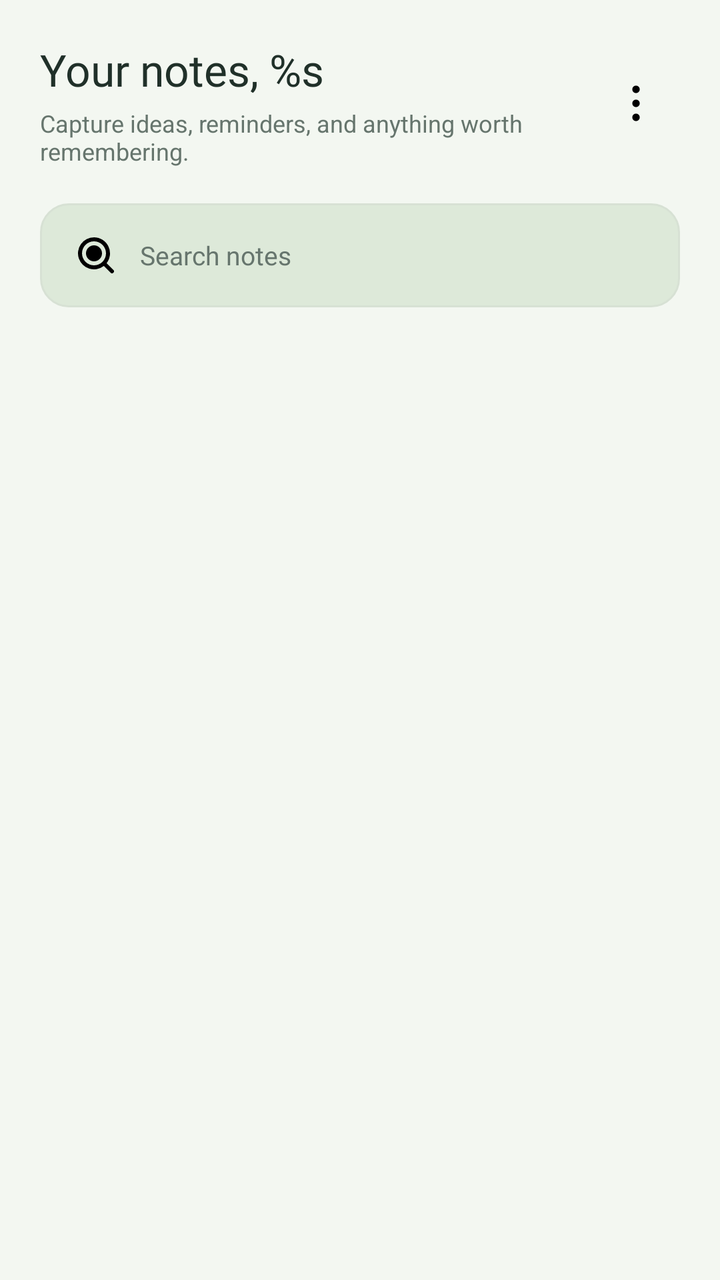
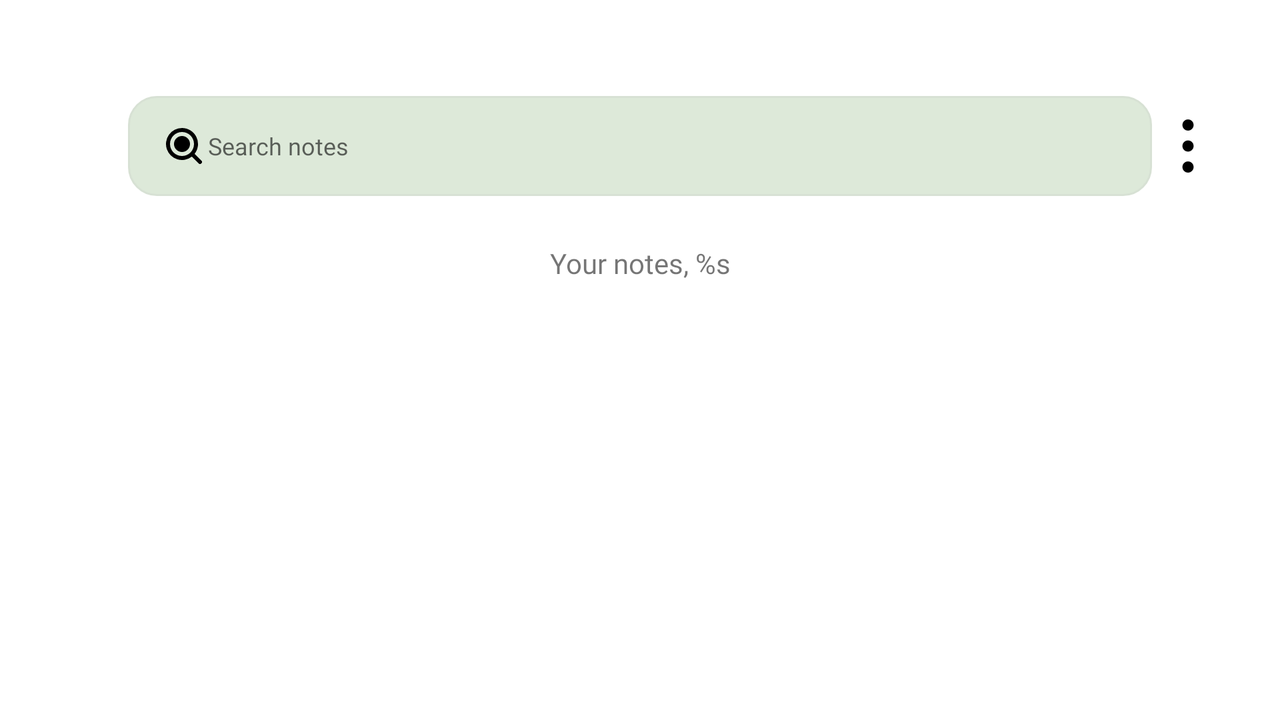

Compare how this app lays out the same screen by default and in its alternative resource folder. The renders come first, then the two layout files and the values they reference.
<!-- AndroidManifest.xml: application theme Theme.TodoListApp -->
<!-- res/layout/fragment_home.xml -->
<?xml version="1.0" encoding="utf-8"?>
<androidx.constraintlayout.widget.ConstraintLayout xmlns:android="http://schemas.android.com/apk/res/android"
    xmlns:app="http://schemas.android.com/apk/res-auto"
    xmlns:tools="http://schemas.android.com/tools"
    android:layout_width="match_parent"
    android:layout_height="match_parent"
    android:background="@color/surface_nature"
    android:paddingStart="20dp"
    android:paddingEnd="20dp"
    tools:context=".ui.home.HomeFragment">

    <LinearLayout
        android:id="@+id/homeHeader"
        android:layout_width="0dp"
        android:layout_height="wrap_content"
        android:layout_marginTop="20dp"
        android:orientation="horizontal"
        android:gravity="center_vertical"
        app:layout_constraintTop_toTopOf="parent"
        app:layout_constraintStart_toStartOf="parent"
        app:layout_constraintEnd_toEndOf="parent">

        <LinearLayout
            android:layout_width="0dp"
            android:layout_height="wrap_content"
            android:layout_weight="1"
            android:orientation="vertical">
            <TextView
                android:id="@+id/text1"
                android:layout_width="match_parent"
                android:layout_height="wrap_content"
                android:fontFamily="@font/inter_semibold"
                android:text="@string/welcome_back_main"
                android:textColor="@color/text_primary"
                android:textSize="22sp" />
            <TextView
                android:id="@+id/notesSubtitle"
                android:layout_width="match_parent"
                android:layout_height="wrap_content"
                android:layout_marginTop="4dp"
                android:text="@string/notes_subtitle"
                android:textColor="@color/text_secondary"
                android:textSize="12sp" />
        </LinearLayout>

        <ImageView
            android:id="@+id/homeMenu"
            android:layout_width="44dp"
            android:layout_height="44dp"
            android:padding="10dp"
            android:src="@drawable/ic_menu"
            android:contentDescription="@string/logout" />
    </LinearLayout>

    <EditText
        android:id="@+id/search"
        android:layout_width="0dp"
        android:layout_height="52dp"
        android:layout_marginTop="18dp"
        android:background="@drawable/edt_search"
        android:drawableStart="@drawable/ic_search"
        android:drawablePadding="10dp"
        android:fontFamily="@font/inter_semibold"
        android:hint="@string/search"
        android:paddingStart="16dp"
        android:paddingEnd="16dp"
        android:singleLine="true"
        android:textColor="@color/text_primary"
        android:textColorHint="@color/text_secondary"
        android:textSize="13sp"
        app:layout_constraintTop_toBottomOf="@id/homeHeader"
        app:layout_constraintStart_toStartOf="parent"
        app:layout_constraintEnd_toEndOf="parent" />

    <ProgressBar
        android:id="@+id/loadingProgressBar"
        android:layout_width="wrap_content"
        android:layout_height="wrap_content"
        android:visibility="gone"
        app:layout_constraintTop_toBottomOf="@id/search"
        app:layout_constraintBottom_toBottomOf="parent"
        app:layout_constraintStart_toStartOf="parent"
        app:layout_constraintEnd_toEndOf="parent" />

    <androidx.recyclerview.widget.RecyclerView
        android:id="@+id/rvTodo"
        android:layout_width="0dp"
        android:layout_height="0dp"
        android:layout_marginTop="16dp"
        android:clipToPadding="false"
        android:paddingBottom="96dp"
        app:layout_constraintTop_toBottomOf="@id/search"
        app:layout_constraintBottom_toBottomOf="parent"
        app:layout_constraintStart_toStartOf="parent"
        app:layout_constraintEnd_toEndOf="parent"
        tools:listitem="@layout/todo_items" />

    <include
        android:id="@+id/emptyBanner"
        layout="@layout/empty_data"
        android:layout_width="0dp"
        android:layout_height="wrap_content"
        android:layout_marginTop="24dp"
        android:visibility="gone"
        app:layout_constraintTop_toBottomOf="@id/search"
        app:layout_constraintStart_toStartOf="parent"
        app:layout_constraintEnd_toEndOf="parent" />
</androidx.constraintlayout.widget.ConstraintLayout>
<!-- res/layout/empty_data.xml (included above) -->
<?xml version="1.0" encoding="utf-8"?>
<androidx.constraintlayout.widget.ConstraintLayout xmlns:android="http://schemas.android.com/apk/res/android"
    xmlns:app="http://schemas.android.com/apk/res-auto"
    android:layout_width="match_parent"
    android:layout_height="wrap_content"
    android:background="@drawable/corner_banner"
    android:minHeight="140dp"
    android:padding="24dp">

    <TextView
        android:id="@+id/emtpyText"
        android:layout_width="0dp"
        android:layout_height="wrap_content"
        android:fontFamily="@font/inter_semibold"
        android:gravity="center"
        android:text="@string/data_is_empty"
        android:textColor="@color/color_2"
        android:textSize="15sp"
        app:layout_constraintBottom_toBottomOf="parent"
        app:layout_constraintEnd_toEndOf="parent"
        app:layout_constraintStart_toStartOf="parent"
        app:layout_constraintTop_toTopOf="parent" />

</androidx.constraintlayout.widget.ConstraintLayout>
<!-- resources referenced by this layout -->
<resources>
  <color name="color_2">#F3F7F1</color>
  <color name="surface_nature">#F3F7F1</color>
  <color name="text_primary">#203029</color>
  <color name="text_secondary">#66756D</color>
  <!-- drawable corner_banner (drawable) -->
  <selector xmlns:android="http://schemas.android.com/apk/res/android">
      <item android:state_focused="true">
          <shape>
              <solid android:color="@color/color_1" />
              <corners android:radius="8dp" />
          </shape>
      </item>
      
      <item>
          <shape>
              <solid android:color="@color/color_1" />
              <corners android:radius="8dp" />
          </shape>
      </item>
  </selector>
  <!-- drawable edt_search (drawable) -->
  <?xml version="1.0" encoding="utf-8"?>
  <selector xmlns:android="http://schemas.android.com/apk/res/android">
      <item>
          <shape android:shape="rectangle">
              <solid android:color="@color/sage_soft" />
              <stroke android:width="1dp" android:color="@color/divider_nature" />
              <corners android:radius="14dp" />
          </shape>
      </item>
  </selector>
  <!-- drawable ic_menu (drawable) -->
  <vector xmlns:android="http://schemas.android.com/apk/res/android"
      android:width="36dp"
      android:height="36dp"
      android:viewportWidth="24"
      android:viewportHeight="24">
    <path
        android:pathData="M12,12h0.01v0.01L12,12.01zM12,5h0.01v0.01L12,5.01zM12,19h0.01v0.01L12,19.01z"
        android:strokeLineJoin="round"
        android:strokeWidth="3.75"
        android:fillColor="#00000000"
        android:strokeColor="#000000"/>
  </vector>
  <!-- drawable ic_search (drawable) -->
  <vector xmlns:android="http://schemas.android.com/apk/res/android"
      android:width="24dp"
      android:height="24dp"
      android:viewportWidth="24"
      android:viewportHeight="24">
    <path
        android:pathData="M5,11a6,6 0,1 1,12 0a6,6 0,0 1,-12 0m6,-8a8,8 0,1 0,4.906 14.32l3.387,3.387a1,1 0,0 0,1.414 -1.414l-3.387,-3.387A8,8 0,0 0,11 3m0,12a4,4 0,1 0,0 -8a4,4 0,0 0,0 8"
        android:fillColor="#000000"
        android:fillType="evenOdd"/>
  </vector>
  <string name="data_is_empty">No notes yet. Tap + to create your first note.</string>
  <string name="logout">Sign Out</string>
  <string name="notes_subtitle">Capture ideas, reminders, and anything worth remembering.</string>
  <string name="search">Search notes</string>
  <string name="welcome_back_main">Your notes, %s</string>
  <style name="Theme.TodoListApp" parent="Theme.MaterialComponents.DayNight.NoActionBar">
          
          <item name="colorPrimary">@color/color_1</item>
          <item name="colorPrimaryVariant">@color/purple_700</item>
          <item name="colorOnPrimary">@color/white</item>
          
          <item name="colorSecondary">@color/teal_200</item>
          <item name="colorSecondaryVariant">@color/teal_700</item>
          <item name="colorOnSecondary">@color/black</item>
          
          <item name="android:statusBarColor">?attr/colorPrimaryVariant</item>
          <item name="android:navigationBarColor">@color/color_2</item>
          
      </style>
  <color name="color_1">#FFFDF7</color>
  <color name="sage_soft">#DDE9D9</color>
  <color name="divider_nature">#D7E1D4</color>
  <color name="purple_700">#2F5D50</color>
  <color name="white">#FFFFFFFF</color>
  <color name="teal_200">#BFD8BD</color>
  <color name="teal_700">#557A61</color>
  <color name="black">#1F2D27</color>
</resources>
<!-- res/layout-land/fragment_home.xml (the repository's variant of the layout above) -->
<!-- drawn on the phone turned sideways -->
<?xml version="1.0" encoding="utf-8"?>
<ScrollView xmlns:android="http://schemas.android.com/apk/res/android"
    xmlns:app="http://schemas.android.com/apk/res-auto"
    xmlns:tools="http://schemas.android.com/tools"
    android:layout_width="match_parent"
    android:layout_height="match_parent"
    tools:context=".ui.home.HomeFragment">

    <androidx.constraintlayout.widget.ConstraintLayout
        android:layout_width="match_parent"
        android:layout_height="wrap_content"
        android:background="@android:color/transparent">
    <EditText
        android:id="@+id/search"
        android:layout_width="0dp"
        android:layout_height="50dp"
        android:layout_marginStart="64dp"
        android:layout_marginEnd="64dp"
        android:layout_marginTop="48dp"
        android:background="@drawable/edt_search"
        android:drawableStart="@drawable/ic_search"
        android:hint="@string/search"
        android:textSize="12sp"
        android:padding="16dp"
        android:fontFamily="@font/inter_semibold"
        app:layout_constraintEnd_toEndOf="parent"
        app:layout_constraintStart_toStartOf="parent"
        app:layout_constraintTop_toTopOf="parent" />

    <ImageView
        android:id="@+id/homeMenu"
        android:layout_width="wrap_content"
        android:layout_height="wrap_content"
        android:layout_marginTop="48dp"
        android:src="@drawable/ic_menu"
        app:layout_constraintBottom_toBottomOf="@+id/search"
        app:layout_constraintStart_toEndOf="@id/search"
        app:layout_constraintTop_toTopOf="parent" />

    <TextView
        android:id="@+id/text1"
        android:layout_width="wrap_content"
        android:layout_height="wrap_content"
        android:fontFamily="@font/inter_semibold"
        android:text="@string/welcome_back_main"
        android:layout_margin="24dp"
        app:layout_constraintEnd_toEndOf="@+id/search"
        app:layout_constraintStart_toStartOf="@+id/search"
        app:layout_constraintTop_toBottomOf="@+id/search" />

        <androidx.recyclerview.widget.RecyclerView
            android:id="@+id/rvTodo"
            android:layout_width="match_parent"
            android:layout_height="wrap_content"
            android:layout_margin="36dp"
            android:layout_marginTop="20dp"
            app:layout_constraintEnd_toEndOf="parent"
            app:layout_constraintHorizontal_bias="1.0"
            app:layout_constraintStart_toStartOf="parent"
            app:layout_constraintTop_toBottomOf="@+id/text1"
            tools:listitem="@layout/todo_items" />

        <include
            android:id="@+id/emptyBanner"
            layout="@layout/empty_data"
            android:layout_width="match_parent"
            android:layout_height="wrap_content"
            android:layout_marginTop="36dp"
            android:layout_marginStart="36dp"
            android:layout_marginEnd="36dp"
            app:layout_constraintBottom_toBottomOf="parent"
            app:layout_constraintEnd_toEndOf="parent"
            app:layout_constraintStart_toStartOf="parent"
            android:visibility="gone"
            app:layout_constraintTop_toBottomOf="@+id/text1" />

    </androidx.constraintlayout.widget.ConstraintLayout>

</ScrollView>
<!-- resources referenced by the variant -->
<!-- as the phone turned sideways resolves them -->
<resources>
  <color name="color_2">#F3F7F1</color>
  <!-- drawable corner_banner (drawable) -->
  <selector xmlns:android="http://schemas.android.com/apk/res/android">
      <item android:state_focused="true">
          <shape>
              <solid android:color="@color/color_1" />
              <corners android:radius="8dp" />
          </shape>
      </item>
      
      <item>
          <shape>
              <solid android:color="@color/color_1" />
              <corners android:radius="8dp" />
          </shape>
      </item>
  </selector>
  <!-- drawable edt_search (drawable) -->
  <?xml version="1.0" encoding="utf-8"?>
  <selector xmlns:android="http://schemas.android.com/apk/res/android">
      <item>
          <shape android:shape="rectangle">
              <solid android:color="@color/sage_soft" />
              <stroke android:width="1dp" android:color="@color/divider_nature" />
              <corners android:radius="14dp" />
          </shape>
      </item>
  </selector>
  <!-- drawable ic_menu (drawable) -->
  <vector xmlns:android="http://schemas.android.com/apk/res/android"
      android:width="36dp"
      android:height="36dp"
      android:viewportWidth="24"
      android:viewportHeight="24">
    <path
        android:pathData="M12,12h0.01v0.01L12,12.01zM12,5h0.01v0.01L12,5.01zM12,19h0.01v0.01L12,19.01z"
        android:strokeLineJoin="round"
        android:strokeWidth="3.75"
        android:fillColor="#00000000"
        android:strokeColor="#000000"/>
  </vector>
  <!-- drawable ic_search (drawable) -->
  <vector xmlns:android="http://schemas.android.com/apk/res/android"
      android:width="24dp"
      android:height="24dp"
      android:viewportWidth="24"
      android:viewportHeight="24">
    <path
        android:pathData="M5,11a6,6 0,1 1,12 0a6,6 0,0 1,-12 0m6,-8a8,8 0,1 0,4.906 14.32l3.387,3.387a1,1 0,0 0,1.414 -1.414l-3.387,-3.387A8,8 0,0 0,11 3m0,12a4,4 0,1 0,0 -8a4,4 0,0 0,0 8"
        android:fillColor="#000000"
        android:fillType="evenOdd"/>
  </vector>
  <string name="data_is_empty">No notes yet. Tap + to create your first note.</string>
  <string name="search">Search notes</string>
  <string name="welcome_back_main">Your notes, %s</string>
  <style name="Theme.TodoListApp" parent="Theme.MaterialComponents.DayNight.NoActionBar">
          
          <item name="colorPrimary">@color/color_1</item>
          <item name="colorPrimaryVariant">@color/purple_700</item>
          <item name="colorOnPrimary">@color/white</item>
          
          <item name="colorSecondary">@color/teal_200</item>
          <item name="colorSecondaryVariant">@color/teal_700</item>
          <item name="colorOnSecondary">@color/black</item>
          
          <item name="android:statusBarColor">?attr/colorPrimaryVariant</item>
          <item name="android:navigationBarColor">@color/color_2</item>
          
      </style>
  <color name="color_1">#FFFDF7</color>
  <color name="sage_soft">#DDE9D9</color>
  <color name="divider_nature">#D7E1D4</color>
  <color name="purple_700">#2F5D50</color>
  <color name="white">#FFFFFFFF</color>
  <color name="teal_200">#BFD8BD</color>
  <color name="teal_700">#557A61</color>
  <color name="black">#1F2D27</color>
</resources>
